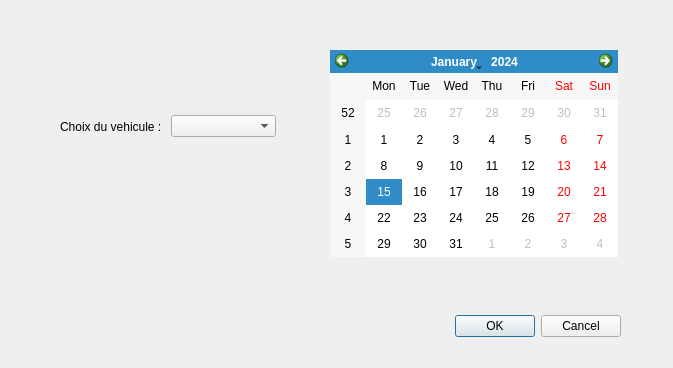
<?xml version="1.0" encoding="UTF-8"?>
<ui version="4.0">
 <class>DialogGestionVehicules</class>
 <widget class="QDialog" name="DialogGestionVehicules">
  <property name="geometry">
   <rect>
    <x>0</x>
    <y>0</y>
    <width>673</width>
    <height>368</height>
   </rect>
  </property>
  <property name="windowTitle">
   <string>Dialog</string>
  </property>
  <widget class="QDialogButtonBox" name="buttonBox">
   <property name="geometry">
    <rect>
     <x>280</x>
     <y>310</y>
     <width>341</width>
     <height>32</height>
    </rect>
   </property>
   <property name="orientation">
    <enum>Qt::Horizontal</enum>
   </property>
   <property name="standardButtons">
    <set>QDialogButtonBox::Cancel|QDialogButtonBox::Ok</set>
   </property>
  </widget>
  <widget class="QCalendarWidget" name="calendarWidget">
   <property name="geometry">
    <rect>
     <x>330</x>
     <y>50</y>
     <width>288</width>
     <height>207</height>
    </rect>
   </property>
  </widget>
  <widget class="QWidget" name="">
   <property name="geometry">
    <rect>
     <x>60</x>
     <y>110</y>
     <width>216</width>
     <height>33</height>
    </rect>
   </property>
   <layout class="QHBoxLayout" name="horizontalLayout">
    <item>
     <widget class="QLabel" name="label">
      <property name="text">
       <string>Choix du vehicule :</string>
      </property>
     </widget>
    </item>
    <item>
     <widget class="QComboBox" name="comboBox"/>
    </item>
   </layout>
  </widget>
 </widget>
 <resources/>
 <connections>
  <connection>
   <sender>buttonBox</sender>
   <signal>accepted()</signal>
   <receiver>DialogGestionVehicules</receiver>
   <slot>accept()</slot>
   <hints>
    <hint type="sourcelabel">
     <x>248</x>
     <y>254</y>
    </hint>
    <hint type="destinationlabel">
     <x>157</x>
     <y>274</y>
    </hint>
   </hints>
  </connection>
  <connection>
   <sender>buttonBox</sender>
   <signal>rejected()</signal>
   <receiver>DialogGestionVehicules</receiver>
   <slot>reject()</slot>
   <hints>
    <hint type="sourcelabel">
     <x>316</x>
     <y>260</y>
    </hint>
    <hint type="destinationlabel">
     <x>286</x>
     <y>274</y>
    </hint>
   </hints>
  </connection>
 </connections>
</ui>
